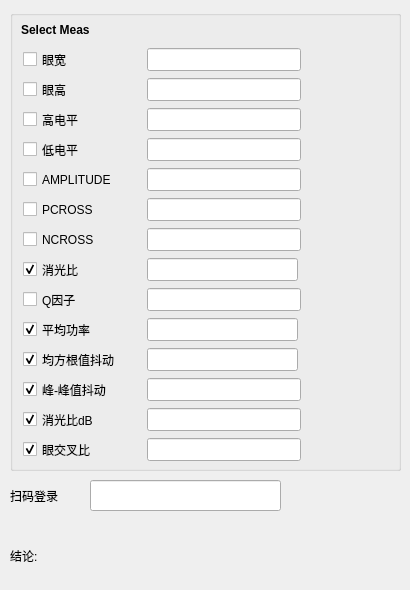
            <widget class="QWidget" name="tabMeas">
             <attribute name="title">
              <string>Meas</string>
             </attribute>
             <widget class="QGroupBox" name="measGroupBox">
              <property name="geometry">
               <rect>
                <x>10</x>
                <y>10</y>
                <width>391</width>
                <height>461</height>
               </rect>
              </property>
              <widget class="QLabel" name="measLabel">
               <property name="geometry">
                <rect>
                 <x>11</x>
                 <y>11</y>
                 <width>87</width>
                 <height>18</height>
                </rect>
               </property>
               <property name="sizePolicy">
                <sizepolicy hsizetype="Preferred" vsizetype="Maximum">
                 <horstretch>0</horstretch>
                 <verstretch>0</verstretch>
                </sizepolicy>
               </property>
               <property name="font">
                <font>
                 <weight>75</weight>
                 <bold>true</bold>
                </font>
               </property>
               <property name="text">
                <string>Select Meas</string>
               </property>
              </widget>
              <widget class="QCheckBox" name="EYE_WIDTH_chb">
               <property name="geometry">
                <rect>
                 <x>13</x>
                 <y>39</y>
                 <width>57</width>
                 <height>21</height>
                </rect>
               </property>
               <property name="text">
                <string>眼宽</string>
               </property>
               <property name="checked">
                <bool>false</bool>
               </property>
              </widget>
              <widget class="QCheckBox" name="EYE_HEIGHT_chb">
               <property name="geometry">
                <rect>
                 <x>13</x>
                 <y>69</y>
                 <width>57</width>
                 <height>21</height>
                </rect>
               </property>
               <property name="text">
                <string>眼高</string>
               </property>
               <property name="checked">
                <bool>false</bool>
               </property>
              </widget>
              <widget class="QCheckBox" name="EYE_HIGH_chb">
               <property name="geometry">
                <rect>
                 <x>13</x>
                 <y>99</y>
                 <width>72</width>
                 <height>21</height>
                </rect>
               </property>
               <property name="text">
                <string>高电平</string>
               </property>
              </widget>
              <widget class="QCheckBox" name="EYE_LOW_chb">
               <property name="geometry">
                <rect>
                 <x>13</x>
                 <y>129</y>
                 <width>72</width>
                 <height>21</height>
                </rect>
               </property>
               <property name="text">
                <string>低电平</string>
               </property>
               <property name="checked">
                <bool>false</bool>
               </property>
               <property name="autoRepeat">
                <bool>false</bool>
               </property>
               <property name="tristate">
                <bool>false</bool>
               </property>
              </widget>
              <widget class="QCheckBox" name="EYE_AMPLITUDE_chb">
               <property name="geometry">
                <rect>
                 <x>13</x>
                 <y>159</y>
                 <width>108</width>
                 <height>21</height>
                </rect>
               </property>
               <property name="text">
                <string>AMPLITUDE</string>
               </property>
              </widget>
              <widget class="QCheckBox" name="EYE_PCROSS_chb">
               <property name="geometry">
                <rect>
                 <x>13</x>
                 <y>189</y>
                 <width>91</width>
                 <height>21</height>
                </rect>
               </property>
               <property name="text">
                <string>PCROSS</string>
               </property>
               <property name="checked">
                <bool>false</bool>
               </property>
              </widget>
              <widget class="QCheckBox" name="EYE_NCROSS_chb">
               <property name="geometry">
                <rect>
                 <x>13</x>
                 <y>219</y>
                 <width>91</width>
                 <height>21</height>
                </rect>
               </property>
               <property name="text">
                <string>NCROSS</string>
               </property>
              </widget>
              <widget class="QCheckBox" name="EYE_EXTICTRATIO_chb">
               <property name="geometry">
                <rect>
                 <x>13</x>
                 <y>249</y>
                 <width>72</width>
                 <height>21</height>
                </rect>
               </property>
               <property name="text">
                <string>消光比</string>
               </property>
               <property name="checked">
                <bool>true</bool>
               </property>
              </widget>
              <widget class="QCheckBox" name="EYE_QFACTOR_chb">
               <property name="geometry">
                <rect>
                 <x>13</x>
                 <y>279</y>
                 <width>69</width>
                 <height>21</height>
                </rect>
               </property>
               <property name="text">
                <string>Q因子</string>
               </property>
              </widget>
              <widget class="QCheckBox" name="EYE_AOPTPWRDBM_chb">
               <property name="geometry">
                <rect>
                 <x>13</x>
                 <y>309</y>
                 <width>87</width>
                 <height>21</height>
                </rect>
               </property>
               <property name="text">
                <string>平均功率</string>
               </property>
               <property name="checked">
                <bool>true</bool>
               </property>
              </widget>
              <widget class="QLineEdit" name="EYE_WIDTH_le">
               <property name="geometry">
                <rect>
                 <x>137</x>
                 <y>38</y>
                 <width>154</width>
                 <height>23</height>
                </rect>
               </property>
              </widget>
              <widget class="QLineEdit" name="EYE_HEIGHT_le">
               <property name="geometry">
                <rect>
                 <x>137</x>
                 <y>68</y>
                 <width>154</width>
                 <height>23</height>
                </rect>
               </property>
              </widget>
              <widget class="QLineEdit" name="EYE_HIGH_le">
               <property name="geometry">
                <rect>
                 <x>137</x>
                 <y>98</y>
                 <width>154</width>
                 <height>23</height>
                </rect>
               </property>
              </widget>
              <widget class="QLineEdit" name="EYE_LOW_le">
               <property name="geometry">
                <rect>
                 <x>137</x>
                 <y>128</y>
                 <width>154</width>
                 <height>23</height>
                </rect>
               </property>
              </widget>
              <widget class="QLineEdit" name="EYE_AMPLITUDE_le">
               <property name="geometry">
                <rect>
                 <x>137</x>
                 <y>158</y>
                 <width>154</width>
                 <height>23</height>
                </rect>
               </property>
              </widget>
              <widget class="QLineEdit" name="EYE_PCROSS_le">
               <property name="geometry">
                <rect>
                 <x>137</x>
                 <y>188</y>
                 <width>154</width>
                 <height>23</height>
                </rect>
               </property>
              </widget>
              <widget class="QLineEdit" name="EYE_NCROSS_le">
               <property name="geometry">
                <rect>
                 <x>137</x>
                 <y>218</y>
                 <width>154</width>
                 <height>23</height>
                </rect>
               </property>
              </widget>
              <widget class="QLineEdit" name="EYE_QFACTOR_le">
               <property name="geometry">
                <rect>
                 <x>137</x>
                 <y>278</y>
                 <width>154</width>
                 <height>23</height>
                </rect>
               </property>
              </widget>
              <widget class="QLineEdit" name="EYE_AOPTPWRDBM_le">
               <property name="geometry">
                <rect>
                 <x>137</x>
                 <y>308</y>
                 <width>151</width>
                 <height>23</height>
                </rect>
               </property>
              </widget>
              <widget class="QCheckBox" name="EYE_RMSJITTER_chb">
               <property name="geometry">
                <rect>
                 <x>13</x>
                 <y>339</y>
                 <width>117</width>
                 <height>21</height>
                </rect>
               </property>
               <property name="text">
                <string>均方根值抖动</string>
               </property>
               <property name="checked">
                <bool>true</bool>
               </property>
              </widget>
              <widget class="QCheckBox" name="EYE_PKPKJITTER_chb">
               <property name="geometry">
                <rect>
                 <x>13</x>
                 <y>369</y>
                 <width>107</width>
                 <height>21</height>
                </rect>
               </property>
               <property name="text">
                <string>峰-峰值抖动</string>
               </property>
               <property name="checked">
                <bool>true</bool>
               </property>
              </widget>
              <widget class="QCheckBox" name="EYE_EXTINCTDB_chb">
               <property name="geometry">
                <rect>
                 <x>13</x>
                 <y>399</y>
                 <width>90</width>
                 <height>21</height>
                </rect>
               </property>
               <property name="text">
                <string>消光比dB</string>
               </property>
               <property name="checked">
                <bool>true</bool>
               </property>
              </widget>
              <widget class="QCheckBox" name="EYE_PCTCROSS_chb">
               <property name="geometry">
                <rect>
                 <x>13</x>
                 <y>429</y>
                 <width>87</width>
                 <height>21</height>
                </rect>
               </property>
               <property name="text">
                <string>眼交叉比</string>
               </property>
               <property name="checked">
                <bool>true</bool>
               </property>
              </widget>
              <widget class="QLabel" name="label_3_rmsjitter">
               <property name="geometry">
                <rect>
                 <x>310</x>
                 <y>340</y>
                 <width>71</width>
                 <height>20</height>
                </rect>
               </property>
               <property name="text">
                <string/>
               </property>
              </widget>
              <widget class="QLineEdit" name="EYE_RMSJITTER_le">
               <property name="geometry">
                <rect>
                 <x>137</x>
                 <y>338</y>
                 <width>151</width>
                 <height>23</height>
                </rect>
               </property>
              </widget>
              <widget class="QLineEdit" name="EYE_PKPKJITTER_le">
               <property name="geometry">
                <rect>
                 <x>137</x>
                 <y>368</y>
                 <width>154</width>
                 <height>23</height>
                </rect>
               </property>
              </widget>
              <widget class="QLabel" name="label_4_pkpkjitter">
               <property name="geometry">
                <rect>
                 <x>306</x>
                 <y>368</y>
                 <width>71</width>
                 <height>21</height>
                </rect>
               </property>
               <property name="text">
                <string/>
               </property>
              </widget>
              <widget class="QLineEdit" name="EYE_EXTINCTDB_le">
               <property name="geometry">
                <rect>
                 <x>137</x>
                 <y>398</y>
                 <width>154</width>
                 <height>23</height>
                </rect>
               </property>
               <property name="sizePolicy">
                <sizepolicy hsizetype="Expanding" vsizetype="Fixed">
                 <horstretch>0</horstretch>
                 <verstretch>0</verstretch>
                </sizepolicy>
               </property>
               <property name="minimumSize">
                <size>
                 <width>0</width>
                 <height>0</height>
                </size>
               </property>
              </widget>
              <widget class="QLabel" name="label_5_extinctdb">
               <property name="geometry">
                <rect>
                 <x>306</x>
                 <y>398</y>
                 <width>71</width>
                 <height>21</height>
                </rect>
               </property>
               <property name="text">
                <string/>
               </property>
              </widget>
              <widget class="QLineEdit" name="EYE_EXTICTRATIO_le">
               <property name="geometry">
                <rect>
                 <x>137</x>
                 <y>248</y>
                 <width>151</width>
                 <height>23</height>
                </rect>
               </property>
              </widget>
              <widget class="QLabel" name="label_2_extinctratio">
               <property name="geometry">
                <rect>
                 <x>301</x>
                 <y>248</y>
                 <width>81</width>
                 <height>20</height>
                </rect>
               </property>
               <property name="text">
                <string/>
               </property>
              </widget>
              <widget class="QLabel" name="label_6_pctcross">
               <property name="geometry">
                <rect>
                 <x>311</x>
                 <y>430</y>
                 <width>71</width>
                 <height>20</height>
                </rect>
               </property>
               <property name="text">
                <string/>
               </property>
              </widget>
              <widget class="QLineEdit" name="EYE_PCTCROSS_le">
               <property name="geometry">
                <rect>
                 <x>137</x>
                 <y>428</y>
                 <width>154</width>
                 <height>23</height>
                </rect>
               </property>
              </widget>
             </widget>
             <widget class="QLabel" name="label_2_saoma">
              <property name="geometry">
               <rect>
                <x>10</x>
                <y>480</y>
                <width>71</width>
                <height>31</height>
               </rect>
              </property>
              <property name="styleSheet">
               <string notr="true">font: 75 11pt &quot;Arial&quot;;</string>
              </property>
              <property name="text">
               <string>扫码登录</string>
              </property>
             </widget>
             <widget class="QLineEdit" name="lineEdit_saoma">
              <property name="geometry">
               <rect>
                <x>90</x>
                <y>480</y>
                <width>191</width>
                <height>31</height>
               </rect>
              </property>
             </widget>
             <widget class="QLabel" name="label_2_judge_state">
              <property name="geometry">
               <rect>
                <x>90</x>
                <y>530</y>
                <width>191</width>
                <height>51</height>
               </rect>
              </property>
              <property name="text">
               <string/>
              </property>
             </widget>
             <widget class="QLabel" name="label_2_judge_final">
              <property name="geometry">
               <rect>
                <x>10</x>
                <y>530</y>
                <width>72</width>
                <height>51</height>
               </rect>
              </property>
              <property name="styleSheet">
               <string notr="true">font: 20pt &quot;Arial&quot;;</string>
              </property>
              <property name="text">
               <string>结论:</string>
              </property>
             </widget>
            </widget>
